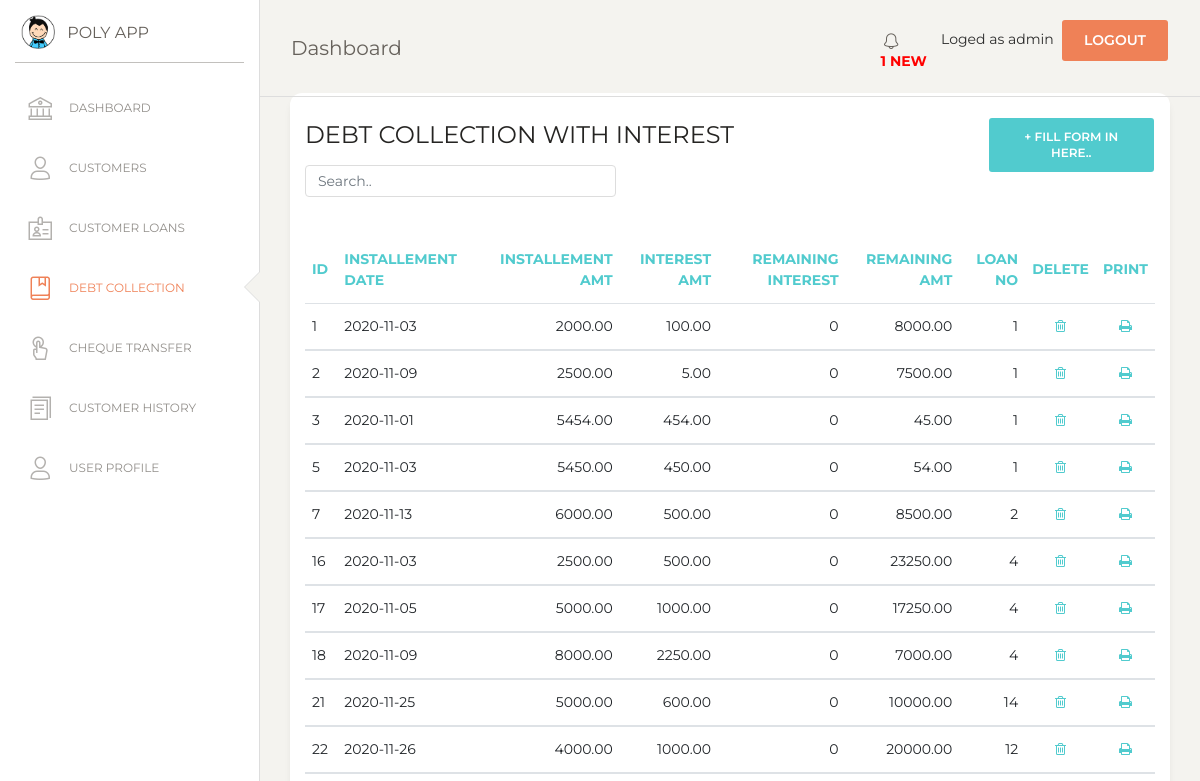
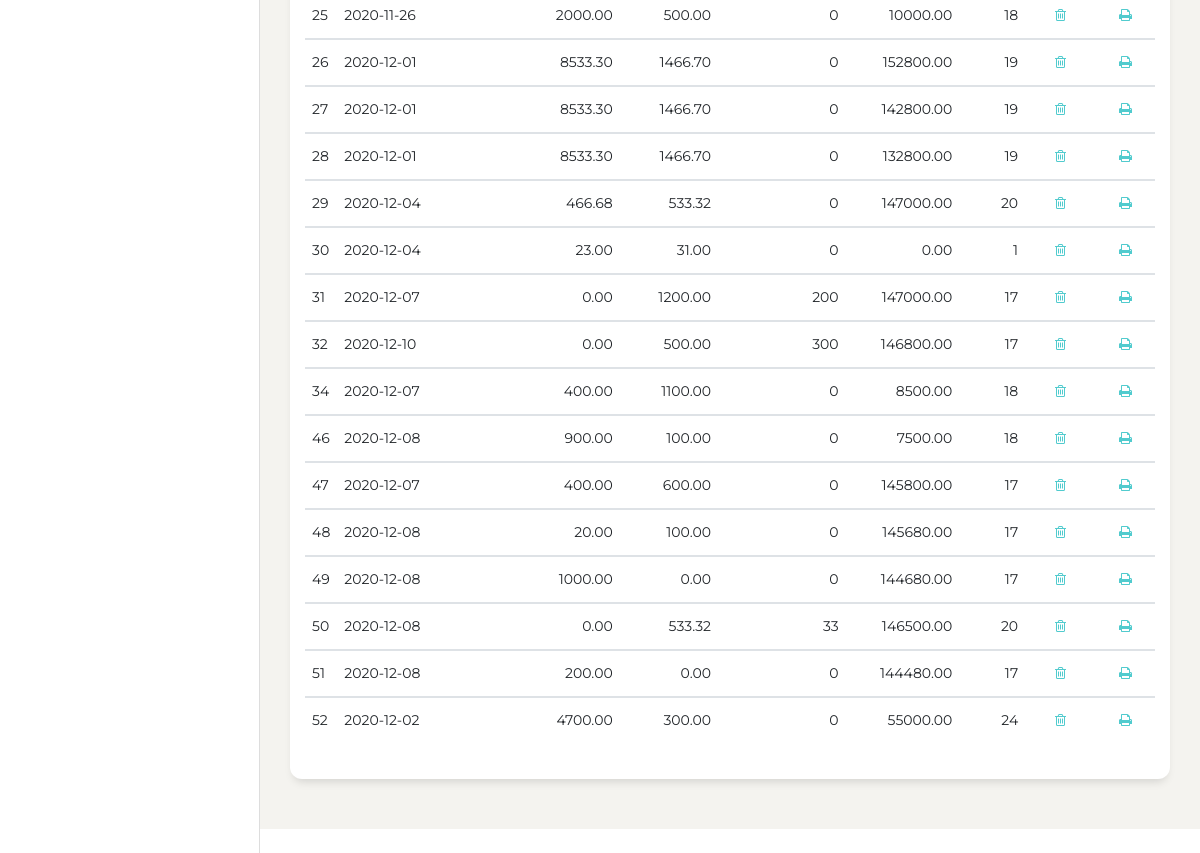
The page /debt_collection.php (signed in) on the database as committed earlier (2 pictures, top to bottom).
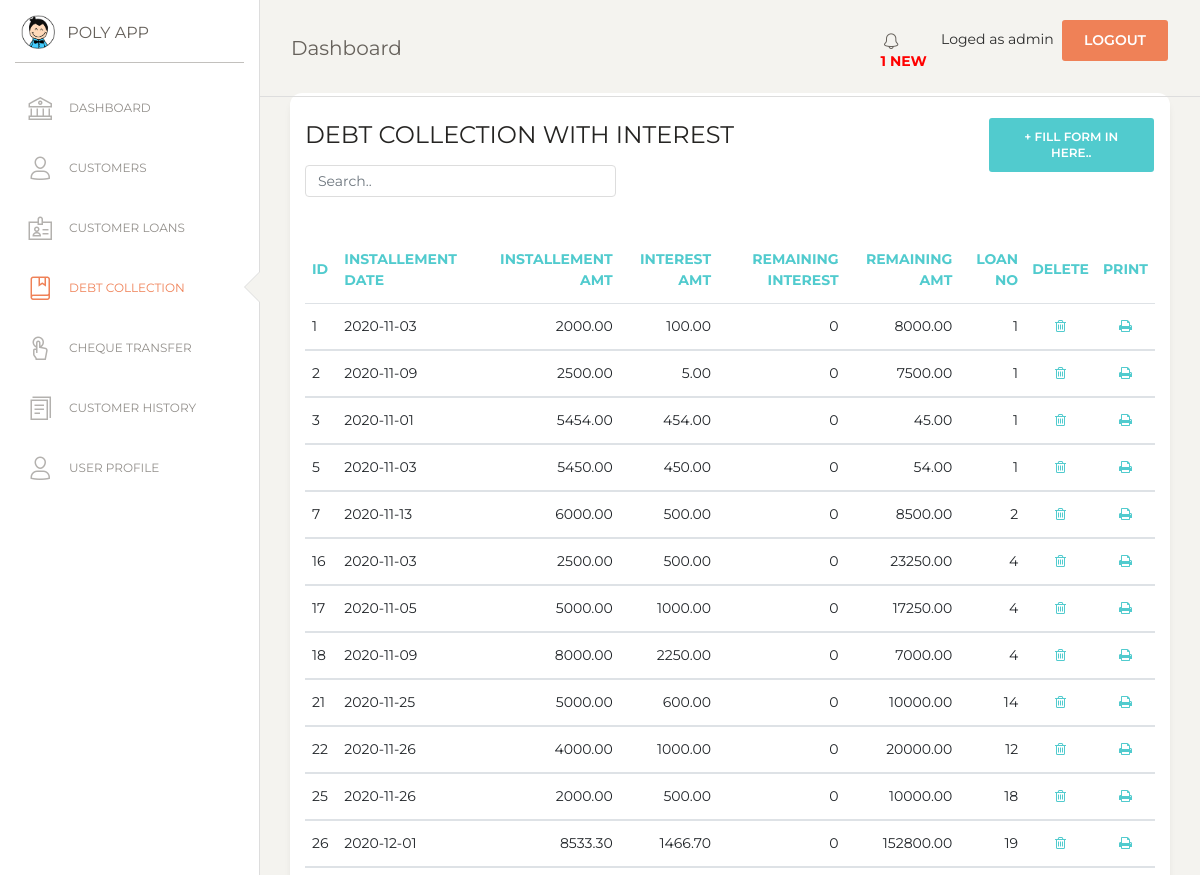
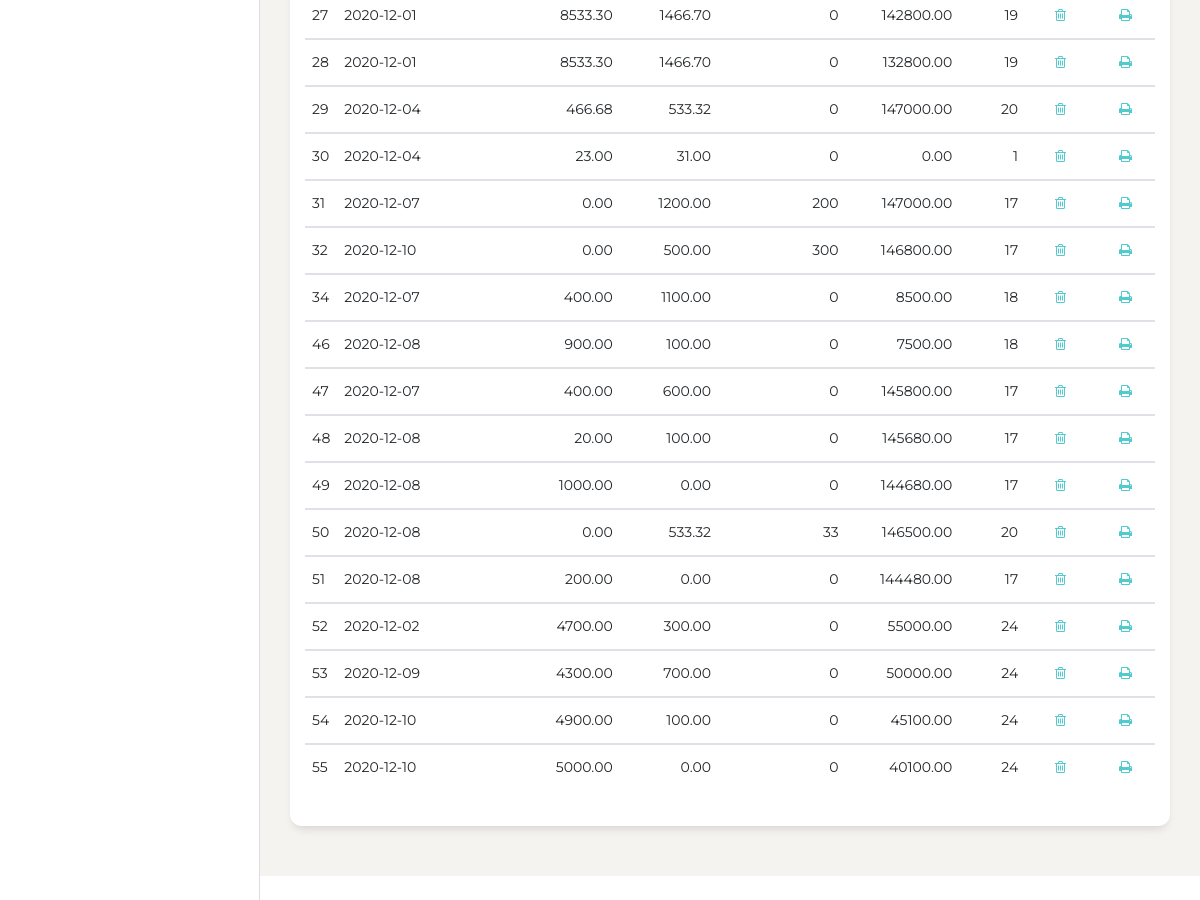
The same page on the database as committed later (2 pictures, top to bottom).
### tables this page shows
CREATE TABLE `loan_installement` (
  `id` int(7) NOT NULL,
  `li_date` date NOT NULL,
  `installement_amt` double(10,2) NOT NULL,
  `interest_amt` double(10,2) NOT NULL,
  `remaining_int_amt` decimal(10,0) NOT NULL DEFAULT '0',
  `remaining_amt` double(10,2) NOT NULL,
  `loan_no` int(7) NOT NULL
);

### msg_show.php (called while the page is built, shortened)
<?php
$con = mysqli_connect(DB_HOSTNAME,DB_USERNAME,DB_PASSWORD);
mysqli_select_db($con,DB_NAME);
$sql=mysqli_query($con,"SELECT * FROM cheque WHERE (valid_date = CURDATE() OR valid_date = date_add(curdate(),interval 1 day)) AND status ='NYC' ORDER BY valid_date ASC");
$numRows = mysqli_num_rows($sql);
?>

### debt_collection.php (the view, shortened to what this page needs)
<?php
include("msg_show.php");
if (!isset($_SESSION['loged_user'])) {
    header('location: login.php');
}else {
$con = mysqli_connect(DB_HOSTNAME,DB_USERNAME,DB_PASSWORD);
mysqli_select_db($con,DB_NAME);
?>
<!DOCTYPE html>
<html lang="en">
<head>
  <link href="https://maxcdn.bootstrapcdn.com/font-awesome/latest/css/font-awesome.min.css" rel="stylesheet">
  <link href="assets/css/bootstrap.min.css" rel="stylesheet" />
  <link href="assets/css/paper-dashboard.css?v=2.0.1" rel="stylesheet" />
  <link href="assets/demo/demo.css" rel="stylesheet" />
</head>
<body class="">
  <div class="wrapper ">
    <div class="sidebar" data-color="white" data-active-color="danger">
      <div class="logo">
        <a href="#" class="simple-text logo-mini">
          <div class="logo-image-small">
            <img src="assets/img/logo-small.png">
          </div>
        </a>
        <a href="#" class="simple-text logo-normal">
          POLY APP
        </a>
      </div>
      <div class="sidebar-wrapper">
        <ul class="nav">
          <li>
            <a href="index">
              <i class="nc-icon nc-bank"></i>
              <p>DASHBOARD</p>
            </a>
          </li>
          <li>
            <a href="customer">
              <i class="nc-icon nc-single-02"></i>
              <p>CUSTOMERS</p>
            </a>
          </li>
          <li class="">
            <a href="customer_loan">
              <i class="nc-icon nc-badge"></i>
              <p>CUSTOMER LOANS</p>
            </a>
          </li>
          <li class="active">
            <a href="debt_collection">
              <i class="nc-icon nc-book-bookmark"></i>
              <p>DEBT COLLECTION</p>
            </a>
          </li>
          <li>
            <a href="cheque_transfer">
              <i class="nc-icon nc-tap-01"></i>
              <p>CHEQUE TRANSFER</p>
            </a>
          </li>
          <li>
            <a href="report">
              <i class="nc-icon nc-single-copy-04"></i>
              <p>CUSTOMER HISTORY</p>
            </a>
          </li>
          <li>
            <a href="user">
              <i class="nc-icon nc-single-02"></i>
              <p>USER PROFILE</p>
            </a>
          </li>
        </ul>
      </div>
    </div>
    <div class="main-panel">
      <?php include('include/nav.php');  ?>
      <div class="content">
      <div class="row">
          <div class="col-md-12">
            <div class="card">
              <div class="row">
              <div class="col-md-9">
              <div class="card-header">
                <h4 class="card-title"> DEBT COLLECTION WITH INTEREST</h4>
                <input class="form-control myInput" id="myInput" type="text" placeholder="Search..">
              </div>
              </div>
              <div class="col-md-3">
                <div class="card-header">
                  <button type="button" class="btn btn-primary add-btn" data-toggle="modal" data-target="#Form1">+ Fill Form in here..
                  </button>
                </div>
              </div>
              </div>
              <div class="card-body">
            </div>
              <div class="card-body">
                <div class="table-responsive">
                  <table class="table" id="myTable">
                  	<thead class="text-primary">
                  	  <th>                    ID 				        </th>
                      <th>                    Installement Date </th>
                      <th class="text-right"> Installement amt 	</th>
                      <th class="text-right"> Interest amt 		  </th>
                      <th class="text-right"> Remaining interest</th>
                      <th class="text-right"> Remaining amt     </th>
                      <th class="text-right"> Loan no 			    </th>
                      <th class="text-center">Delete 			      </th>
                      <th class="text-center">Print 			      </th>
                    </thead>
                    <tbody>
                      <?php
                      $sql="SELECT * FROM loan_installement";
                      $result = mysqli_query($con,$sql);
                      $numRows = mysqli_num_rows($result);
                      if($numRows > 0) {
                        while($row = mysqli_fetch_assoc($result)) {
                        	?>
                            <tr>
                            <td>                      <?php echo $row['id']  ?>              </td>
                            <td>                      <?php echo $row['li_date']  ?>         </td>
                            <td class="text-right">   <?php echo $row['installement_amt']?>  </td>
                            <td class="text-right">   <?php echo $row['interest_amt'] ?>     </td>
                            <td class="text-right">   <?php echo $row['remaining_int_amt']?> </td>
                            <td class="text-right">   <?php echo $row['remaining_amt'] ?>    </td>
                            <td class="text-right">   <?php echo $row['loan_no']  ?>         </td>
                          	<td class="text-center">
                            	<a href="#" onclick="confirmation('event','<?php echo $row['id']; ?>')" name="delete">
                            	<i class="fa fa-trash-o" aria-hidden="true"></i></a>
                          	</td>
                            <td class="text-center">
                            	<a href="#" onclick="printView(<?php echo $row['id']; ?>)" name="print">
                              <i class="fa fa-print" aria-hidden="true"></i></a>
                          	</td>
                           </tr>
                           </tbody>
                     <?php
                        }
                      }
                     ?>
                  </table>
                </div>
              </div>
              </div>
              </div>
            </div>
          </div>
          </div>
        </div>
       <?php include('include/footer.php');  ?>
</body>
</html>
<?php
}
?>

### include/nav.php (shortened to what this page needs)
<nav class="navbar navbar-expand-lg navbar-absolute fixed-top navbar-transparent">
    <div class="container-fluid">
        <div class="navbar-wrapper">
        <a class="navbar-brand" href="javascript:;">Dashboard</a>
        </div>
        <div class="collapse navbar-collapse justify-content-end" id="navigation">
        <ul class="navbar-nav">
            <li class="nav-item">
            <a class="nav-link" href="notification">
                <i class="nc-icon nc-bell-55"></i>
                <h6 style='color:red;'>
                <?php
                if($numRows>0){
                    echo " " . $numRows . " NEW ";
                }
                ?>
                </h6>
            </a>
            </li>
            <li class="nav-item">
            Loged as <?php echo $_SESSION['loged_user'] ?>&nbsp;
            <a href="#" onclick="confirmationLogout(event)" class="btn btn-danger square-btn-adjust">Logout</a>
            </li>
        </ul>
        </div>
    </div>
</nav>

### include/footer.php (shortened to what this page needs)
 <footer class="footer footer-black  footer-white ">
    <div class="container-fluid">
        <div class="row">
        <div class="credits ml-auto">
            <span class="copyright">
            , made with <i class="fa fa-heart heart"></i> by <a href="https://rearboost.com" target="_blank" rel="noopener noreferrer">Rearboost Innovatios</a>
            </span>
        </div>
        </div>
    </div>
</footer>

### assets/demo/demo.css (style rules this page uses)
.nav-link { padding-top: 17px !important; }
.add-btn { float: right !important; }
.myInput { width: 50% !important; }

Rows that differ between the two databases and show on the page:
added loan_installement: id "53", li_date "2020-12-09", installement_amt "4300.00", interest_amt "700.00", remaining_int_amt "0", remaining_amt "50000.00", loan_no "24"
added loan_installement: id "54", li_date "2020-12-10", installement_amt "4900.00", interest_amt "100.00", remaining_int_amt "0", remaining_amt "45100.00", loan_no "24"
added loan_installement: id "55", li_date "2020-12-10", installement_amt "5000.00", interest_amt "0.00", remaining_int_amt "0", remaining_amt "40100.00", loan_no "24"
